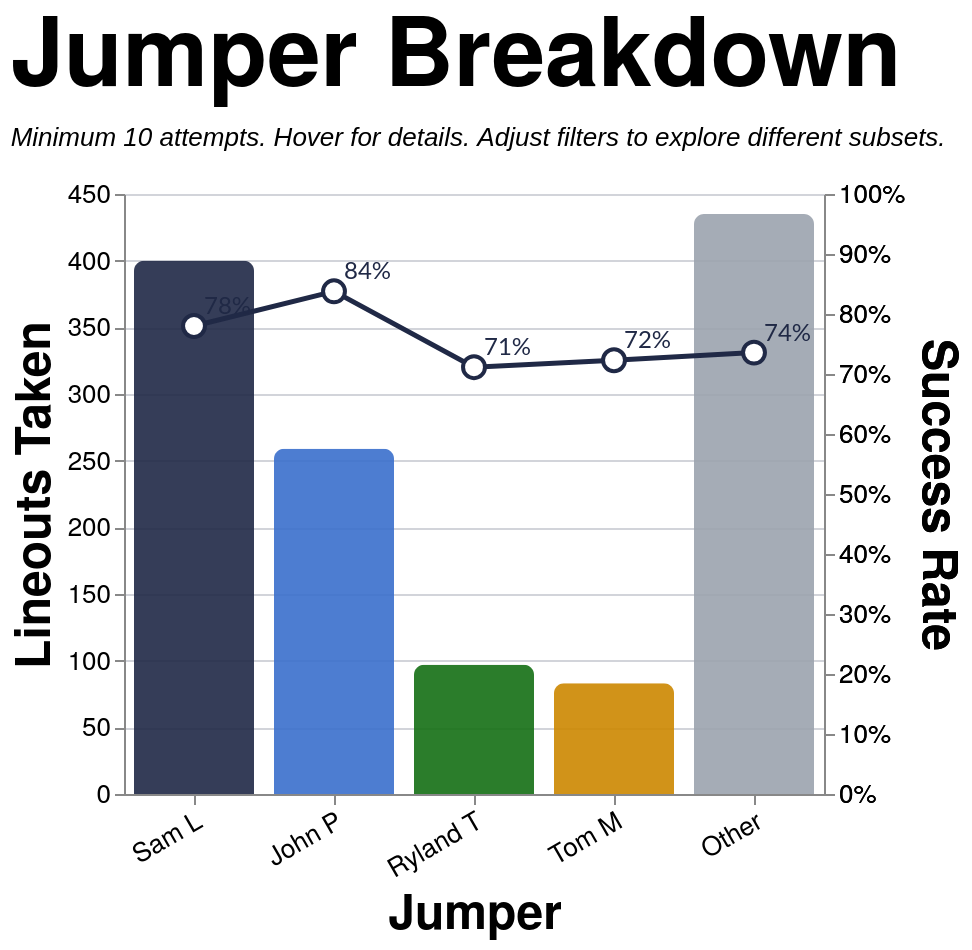

Specify this chart in Vega-Lite:
### Vega-Lite specification from a JSON file in a GitHub repository (floating-point values rounded to 4 significant figures; data arrays with more than 128 entries replaced by an {"elided": "..."} marker saying what was removed)
{"config": {"axis": {"labelFont": "PT Sans Narrow, Helvetica Neue, Helvetica, Arial, sans-serif", "titleFont": "PT Sans Narrow, Helvetica Neue, Helvetica, Arial, sans-serif", "labelFontSize": 13, "titleFontSize": 24, "gridColor": "#202947", "gridOpacity": 0.2, "zindex": 1}, "text": {"font": "Lato, sans-serif"}, "bar": {"cornerRadiusEnd": 5}, "header": {"labelFont": "PT Sans Narrow, Helvetica Neue, Helvetica, Arial, sans-serif", "titleFont": "PT Sans Narrow, Helvetica Neue, Helvetica, Arial, sans-serif", "labelFontSize": 24, "titleFontSize": 28, "labelFontWeight": "bold", "orient": "left"}, "legend": {"labelFont": "PT Sans Narrow, Helvetica Neue, Helvetica, Arial, sans-serif", "titleFont": "PT Sans Narrow, Helvetica Neue, Helvetica, Arial, sans-serif", "labelFontSize": 14, "titleFontSize": 16, "titlePadding": 5, "fillColor": "white", "strokeColor": "black", "padding": 10, "titleFontWeight": "lighter", "titleFontStyle": "italic", "titleColor": "gray", "offset": 10}, "title": {"font": "PT Sans Narrow, Helvetica Neue, Helvetica, Arial, sans-serif", "fontSize": 48, "fontWeight": "bold", "anchor": "start", "align": "center", "titlePadding": 20, "subtitlePadding": 10, "subtitleFontSize": 13, "subtitleColor": "", "subtitleFontStyle": "italic", "offset": 15, "color": "black"}, "axisX": {"labelAngle": 0}, "facet": {"title": null, "header": null, "align": {"row": "each", "column": "each"}}, "resolve": {"scale": {"y": "independent", "facet": "independent"}}, "background": "transparent", "scale": {"offsetBandPaddingOuter": 0.2, "offsetBandPaddingInner": 0.1}, "view": {"stroke": null, "background": "transparent"}}, "layer": [{"mark": {"type": "bar", "opacity": 0.9, "size": 60}, "encoding": {"color": {"field": "jumper_tier", "legend": null, "scale": {"domain": ["Sam L", "John P", "Ryland T", "Tom M", "Other"], "range": ["#202946", "#3a6fcc", "#146f14", "#cc8800", "#9ca3af"]}, "type": "nominal"}, "stroke": {"value": "transparent"}, "tooltip": [{"field": "jumper_tier_name", "title": "Jumper", "type": "nominal"}, {"field": "attempts", "format": ",.0f", "title": "Attempts", "type": "quantitative"}, {"field": "won", "format": ",.0f", "title": "Won", "type": "quantitative"}, {"field": "success_rate", "format": ".1%", "title": "Success Rate", "type": "quantitative"}], "x": {"axis": {"labelAngle": -30}, "field": "jumper_tier", "sort": ["Sam L", "John P", "Ryland T", "Tom M", "Other"], "title": "Jumper", "type": "nominal"}, "y": {"field": "attempts", "title": "Lineouts Taken", "type": "quantitative"}}, "transform": [{"filter": "(loSquad == 'All' || datum.squad == loSquad) && (loSeason == 'All' || datum.season == loSeason) && (loGameType == 'All' || (loGameType == 'League + Cup' && (datum.game_type == 'League' || datum.game_type == 'Cup')) || (loGameType == 'League only' && datum.game_type == 'League') || datum.game_type == loGameType) && (loThrower == 'All' || datum.thrower == loThrower) && (loJumper == 'All' || datum.jumper == loJumper) && (loArea == 'All' || datum.area == loArea) && (loNumbers == 'All' || datum.numbers == loNumbers)"}, {"aggregate": [{"op": "count", "as": "attempts"}, {"op": "sum", "field": "won", "as": "won"}], "groupby": ["jumper_tier", "jumper_tier_name"]}, {"calculate": "datum.won / datum.attempts", "as": "success_rate"}]}, {"mark": {"type": "line", "point": {"fill": "white", "filled": false, "size": 120, "stroke": "#202946"}, "stroke": "#202946", "strokeWidth": 2.5}, "encoding": {"tooltip": [{"field": "jumper_tier_name", "title": "Jumper", "type": "nominal"}, {"field": "attempts", "format": ",.0f", "title": "Attempts", "type": "quantitative"}, {"field": "won", "format": ",.0f", "title": "Won", "type": "quantitative"}, {"field": "success_rate", "format": ".1%", "title": "Success Rate", "type": "quantitative"}], "x": {"axis": {"labelAngle": -30}, "field": "jumper_tier", "sort": ["Sam L", "John P", "Ryland T", "Tom M", "Other"], "title": "Jumper", "type": "nominal"}, "y": {"axis": {"format": "%", "orient": "right"}, "field": "success_rate", "scale": {"domain": [0, 1]}, "title": "Success Rate", "type": "quantitative"}}, "transform": [{"filter": "(loSquad == 'All' || datum.squad == loSquad) && (loSeason == 'All' || datum.season == loSeason) && (loGameType == 'All' || (loGameType == 'League + Cup' && (datum.game_type == 'League' || datum.game_type == 'Cup')) || (loGameType == 'League only' && datum.game_type == 'League') || datum.game_type == loGameType) && (loThrower == 'All' || datum.thrower == loThrower) && (loJumper == 'All' || datum.jumper == loJumper) && (loArea == 'All' || datum.area == loArea) && (loNumbers == 'All' || datum.numbers == loNumbers)"}, {"aggregate": [{"op": "count", "as": "attempts"}, {"op": "sum", "field": "won", "as": "won"}], "groupby": ["jumper_tier", "jumper_tier_name"]}, {"calculate": "datum.won / datum.attempts", "as": "success_rate"}]}, {"mark": {"type": "text", "align": "left", "baseline": "middle", "color": "#202946", "dx": 5, "dy": -10, "fontSize": 12}, "encoding": {"text": {"field": "success_rate", "format": ".0%", "type": "quantitative"}, "x": {"axis": {"labelAngle": -30}, "field": "jumper_tier", "sort": ["Sam L", "John P", "Ryland T", "Tom M", "Other"], "title": "Jumper", "type": "nominal"}, "y": {"axis": {"format": "%", "orient": "right"}, "field": "success_rate", "scale": {"domain": [0, 1]}, "title": "Success Rate", "type": "quantitative"}}, "transform": [{"filter": "(loSquad == 'All' || datum.squad == loSquad) && (loSeason == 'All' || datum.season == loSeason) && (loGameType == 'All' || (loGameType == 'League + Cup' && (datum.game_type == 'League' || datum.game_type == 'Cup')) || (loGameType == 'League only' && datum.game_type == 'League') || datum.game_type == loGameType) && (loThrower == 'All' || datum.thrower == loThrower) && (loJumper == 'All' || datum.jumper == loJumper) && (loArea == 'All' || datum.area == loArea) && (loNumbers == 'All' || datum.numbers == loNumbers)"}, {"aggregate": [{"op": "count", "as": "attempts"}, {"op": "sum", "field": "won", "as": "won"}], "groupby": ["jumper_tier", "jumper_tier_name"]}, {"calculate": "datum.won / datum.attempts", "as": "success_rate"}]}], "data": {"name": "data-ec977ef45ea1281c3356477437d73a54"}, "height": 300, "params": [{"name": "loSquad", "value": "All"}, {"name": "loSeason", "value": "All"}, {"name": "loGameType", "value": "All"}, {"name": "loThrower", "value": "All"}, {"name": "loJumper", "value": "All"}, {"name": "loArea", "value": "All"}, {"name": "loNumbers", "value": "All"}], "resolve": {"scale": {"y": "independent"}}, "title": {"text": "Jumper Breakdown", "subtitle": "Minimum 10 attempts. Hover for details. Adjust filters to explore different subsets."}, "width": {"step": 70}, "$schema": "https://vega.github.io/schema/vega-lite/v5.20.1.json", "datasets": {"data-ec977ef45ea1281c3356477437d73a54": {"elided": "1274 records"}}}
